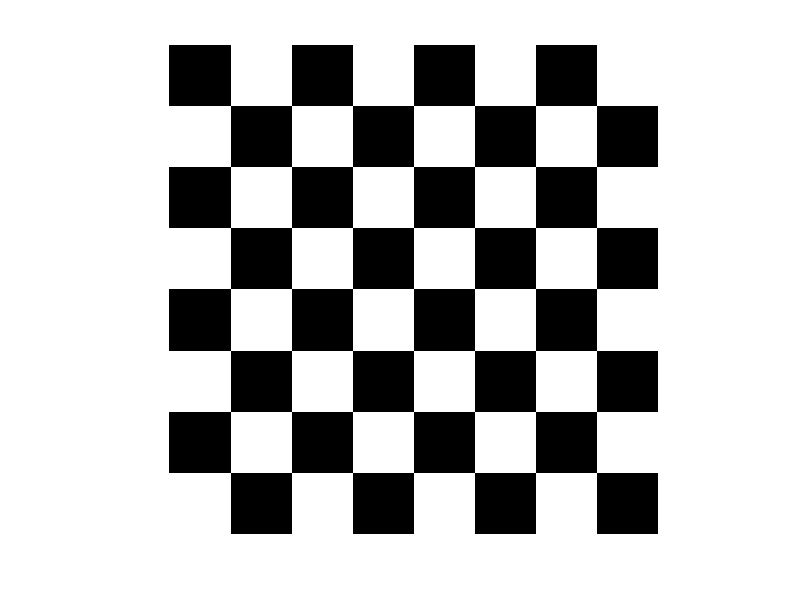

Write MATLAB code to recreate this figure. (Note: this script raises an error after producing the figure.)
% Create chess board
sz = 50; % sz of each square
ch = double(checkerboard(sz));
ch = double(ch > 0);
imshow(ch);

% Marking the spot with an x
piece = createPiece('bishop' ,sz);

% Keeping track of the past positions and number of travels
board = zeros(8, 8);

numMoves = 10000;

% Get initial position
x_0 = randi(8);
y_0 = randi(8);
board(x_0,y_0) = 1;
copy_ch = ch;
copy_ch((x_0 - 1)*sz+1:x_0*sz, (y_0 - 1)*sz+1:y_0*sz) = piece;
imshow(copy_ch);
pause_for = 0.001;
pause(pause_for);
for i = 1:numMoves
    
    % Create a copy of the board
    copy_ch = ch;
    
    % Get new position
    [x_new, y_new] = moveTo(x_0, y_0);
    % Counting how many times we've been there
    board(x_new, y_new) = board(x_new, y_new) + 1;
    
    x_0 = x_new;
    y_0 = y_new;
    copy_ch((x_0 - 1)*sz+1:x_0*sz, (y_0 - 1)*sz+1:y_0*sz) = piece;
    imshow(copy_ch);
    pause(pause_for);
    
end

% Setting up the figure for the 2D move plot
figure;
stem3(board);
title('Moves 3D Stem');
